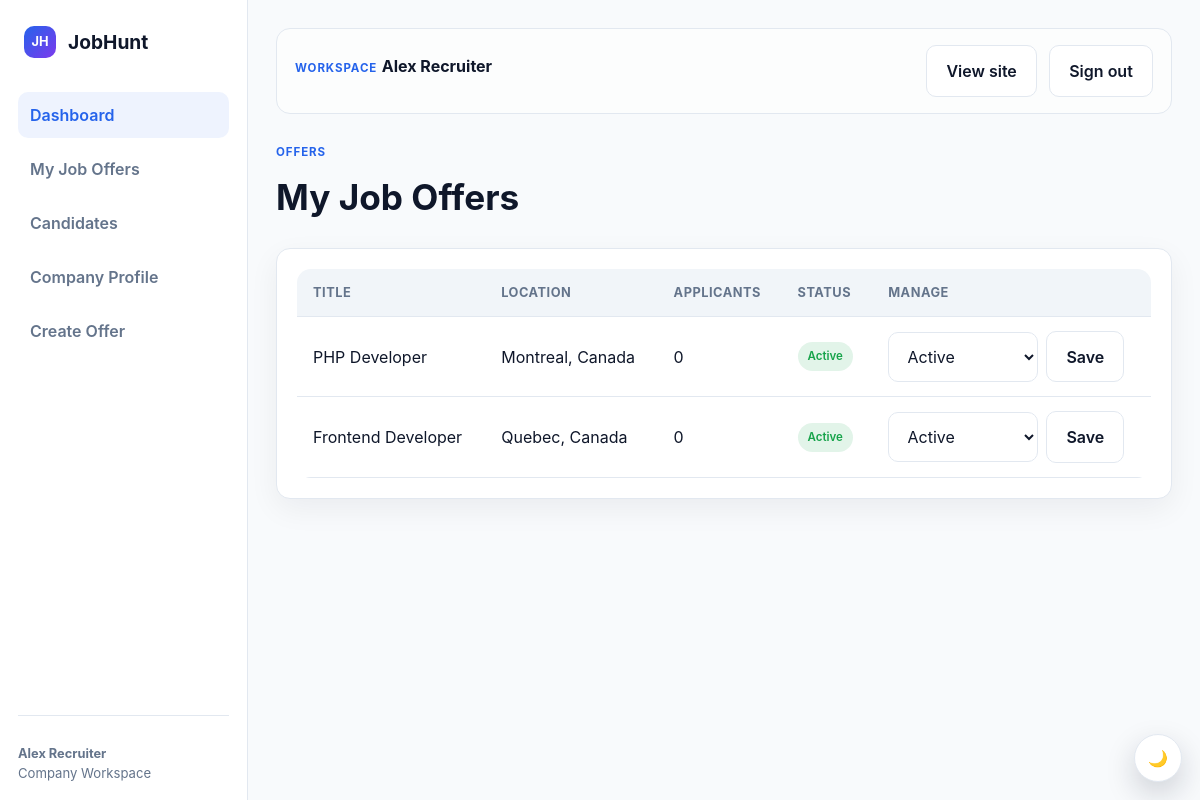
/index.php?page=company-jobs (signed in), run on the app's committed database.
### tables this page shows
CREATE TABLE job_offers (
    id INT AUTO_INCREMENT PRIMARY KEY,
    company_id INT NOT NULL,
    category_id INT NOT NULL,
    title VARCHAR(160) NOT NULL,
    summary TEXT,
    responsibilities TEXT,
    requirements TEXT,
    preferred_qualifications TEXT,
    benefits TEXT,
    employment_type VARCHAR(50) NOT NULL,
    experience_level VARCHAR(50) NOT NULL,
    workplace_type VARCHAR(50) NOT NULL,
    location VARCHAR(160) DEFAULT NULL,
    salary_min INT DEFAULT NULL,
    salary_max INT DEFAULT NULL,
    currency VARCHAR(10) DEFAULT 'USD',
    status ENUM('draft','active','paused','closed','pending_review','removed') NOT NULL DEFAULT 'draft',
    published_at TIMESTAMP NULL,
    application_deadline TIMESTAMP NULL,
    created_at TIMESTAMP DEFAULT CURRENT_TIMESTAMP,
    updated_at TIMESTAMP DEFAULT CURRENT_TIMESTAMP ON UPDATE CURRENT_TIMESTAMP,
    CONSTRAINT fk_jobs_company FOREIGN KEY (company_id) REFERENCES company_profiles(id) ON DELETE CASCADE,
    CONSTRAINT fk_jobs_category FOREIGN KEY (category_id) REFERENCES job_categories(id)
);

### public/index.php (called while the page is built, shortened)
<?php
require dirname(__DIR__) . '/config/app.php';
require dirname(__DIR__) . '/app/Core/Database.php';
$page = $_GET['page'] ?? 'home';
$controller = new PageController();
$controller->handle($page);

### app/Core/Database.php (called while the page is built, shortened)
<?php
class Database
{
    private static $db;
    public static function connection()
    {
        if (self::$db) {
            return self::$db;
        }
        $config = require dirname(__DIR__, 2) . '/config/database.php';
        $dsn = "{$config['driver']}:host={$config['host']};port={$config['port']};dbname={$config['database']};charset={$config['charset']}";
        self::$db = new \PDO($dsn, $config['username'], $config['password'], $config['options']);
        return self::$db;
    }
}

### app/Models/JobHuntData.php (called while the page is built, shortened)
<?php
class JobHuntData
{
    public static function companyJobs(int $userId): array
    {
        $query = Database::connection()->prepare(
            'SELECT j.id, j.title, j.location, j.status, COUNT(a.id) AS applicant_count
             FROM job_offers j JOIN company_profiles c ON c.id = j.company_id
             LEFT JOIN applications a ON a.job_id = j.id
             WHERE c.user_id = ? GROUP BY j.id ORDER BY j.created_at DESC'
        );
        $query->execute([$userId]);
        return $query->fetchAll();
    }
}

### config/app.php (called while the page is built, shortened)
<?php
function h($value, int $flags = ENT_QUOTES, string $encoding = 'UTF-8'): string
{
    return htmlentities((string) $value, $flags, $encoding);
}
return [
    'app_name' => 'JobHunt',
    'app_tagline' => "Let's Find Your Next Job.",
    'base_path' => dirname(__DIR__),
    'public_path' => dirname(__DIR__) . '/public',
    'base_url' => '/tests/jobhunt/public',
    'env' => 'development',
    'debug' => true,
    'roles' => ['candidate', 'company', 'admin'],
];

### resources/views/company/jobs.php (the view, shortened to what this page needs)
<!DOCTYPE html>
<html lang="en">
<head>
    <link rel="stylesheet" href="assets/css/styles.css" />
</head>
<body>
    <div class="app-shell">
        <?php require __DIR__ . '/../components/company-sidebar.php'; ?>
        <main class="app-main">
            <?php require __DIR__ . '/../components/topbar.php'; ?>
            <div class="page-header">
                <div class="kicker">Offers</div>
                <h1>My Job Offers</h1>
            </div>
            <div class="card">
                <div class="table-wrap">
                    <table>
                        <thead><tr><th>Title</th><th>Location</th><th>Applicants</th><th>Status</th><th>Manage</th></tr></thead>
                        <tbody>
                            <?php foreach ($jobs as $job): ?>
                                <tr>
                                    <td><?php echo h($job['title']); ?></td>
                                    <td><?php echo h($job['location']); ?></td>
                                    <td><?php echo (int) $job['applicant_count']; ?></td>
                                    <td><span class="status-pill status-<?php echo h($job['status']); ?>"><?php echo h(ucwords(str_replace('_', ' ', $job['status']))); ?></span></td>
                                    <td>
                                        <form method="post" action="index.php?page=company-jobs" class="inline-form">
                                            <select class="select" name="status" aria-label="Job status">
                                                <?php foreach (['active', 'paused', 'closed'] as $status): ?>
                                                    <option value="<?php echo $status; ?>" <?php echo $job['status'] === $status ? 'selected' : ''; ?>><?php echo ucfirst($status); ?></option>
                                                <?php endforeach; ?>
                                            </select>
                                            <button class="btn btn-secondary" type="submit">Save</button>
                                        </form>
                                    </td>
                                </tr>
                            <?php endforeach; ?>
                        </tbody>
                    </table>
                </div>
            </div>
        </main>
    </div>
</body>
</html>

### public/assets/css/styles.css (style rules this page uses)
:root { --brand-950: #101828; --brand-700: #1D4ED8; --brand-600: #2563EB; --brand-100: #DBEAFE; --surface: #FFFFFF; --canvas: #F8FAFC; --surface-muted: #F1F5F9; --border: #E2E8F0; --text-primary: #0F172A; --text-secondary: #64748B; --success: #16A34A; --warning: #F59E0B; --danger: #DC2626; --info: #0EA5E9; --ai-accent: #7C3AED; --shadow-soft: 0 10px 30px rgba(15, 23, 42, 0.06); --radius-card: 14px; --radius-input: 10px; }
body { transition: background-color .25s ease, color .25s ease; }
* { box-sizing: border-box; }
html { scroll-behavior: smooth; }
body { margin: 0; font-family: Inter, "Segoe UI", sans-serif; background: var(--canvas); color: var(--text-primary); line-height: 1.5; }
button, input, select, textarea { font: inherit; }
.btn { border: 1px solid transparent; border-radius: 10px; padding: 0.8rem 1.2rem; font-weight: 600; cursor: pointer; transition: 0.2s ease; display: inline-flex; align-items: center; justify-content: center; gap: 8px; text-decoration: none; }
.btn-secondary { background: var(--surface); border-color: var(--border); color: var(--text-primary); }
.input, .select, .textarea { background: var(--surface); border: 1px solid var(--border); border-radius: var(--radius-input); padding: 0.82rem 0.9rem; width: 100%; color: var(--text-primary); }
.kicker { display: inline-block; color: var(--brand-600); font-weight: 700; letter-spacing: 0.08em; font-size: 0.72rem; text-transform: uppercase; margin-bottom: 10px; }
.card { background: var(--surface); border: 1px solid var(--border); border-radius: var(--radius-card); box-shadow: var(--shadow-soft); padding: 20px; }
.app-shell { display: grid; grid-template-columns: 248px minmax(0, 1fr); min-height: 100vh; background: var(--canvas); }
.app-main { padding: 28px; }
.page-header { margin-bottom: 24px; }
.page-header h1 { font-size: 2.2rem; margin: 0 0 8px; }
.table-wrap { overflow-x: auto; }
table { width: 100%; border-collapse: collapse; background: var(--surface); border-radius: 14px; overflow: hidden; }
th, td { padding: 14px 16px; border-bottom: 1px solid var(--border); text-align: left; }
th { background: var(--surface-muted); color: var(--text-secondary); font-size: 0.8rem; text-transform: uppercase; letter-spacing: 0.04em; }
.status-pill { display: inline-flex; padding: 0.38rem 0.62rem; border-radius: 999px; font-weight: 600; font-size: 0.72rem; }
.status-active { background: rgba(22,163,74,0.12); color: var(--success); }
.inline-form { display: inline-flex; align-items: center; gap: 8px; }
.inline-form .select { min-width: 150px; }
.card, .job-card, .about-path-card, .company-card, .metric-card, .btn, .nav-item, .company-logo, .skill-tag { transition: transform .2s ease, box-shadow .2s ease, border-color .2s ease, background-color .2s ease; }
.reveal { opacity: 0; transform: translateY(18px); }
.reveal.is-visible { opacity: 1; transform: translateY(0); transition: opacity .55s ease, transform .55s ease, box-shadow .2s ease, border-color .2s ease; }

### data on the page
job_offers: title "PHP Developer", location "Montreal, Canada", applicant_count "0", status "Active"
job_offers: title "Frontend Developer", location "Quebec, Canada", applicant_count "0", status "Active"

### other printed values
$_SESSION['user']['name'] "Alex Recruiter"
